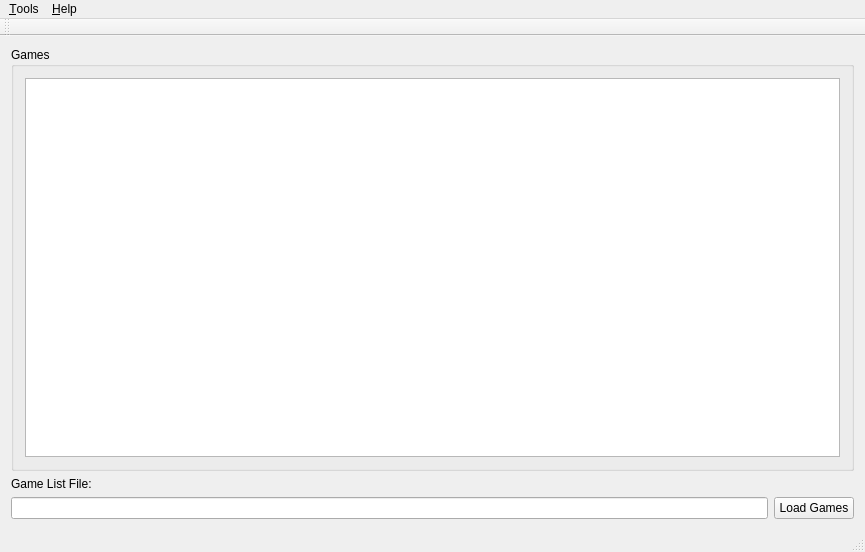
<?xml version="1.0" encoding="UTF-8"?>
<ui version="4.0">
 <class>MainWindow</class>
 <widget class="QMainWindow" name="MainWindow">
  <property name="geometry">
   <rect>
    <x>0</x>
    <y>0</y>
    <width>865</width>
    <height>552</height>
   </rect>
  </property>
  <property name="windowTitle">
   <string>MAME UI</string>
  </property>
  <property name="unifiedTitleAndToolBarOnMac">
   <bool>false</bool>
  </property>
  <widget class="QWidget" name="centralWidget">
   <layout class="QGridLayout" name="gridLayout_2">
    <item row="1" column="0">
     <widget class="QLabel" name="label">
      <property name="text">
       <string>Game List File:</string>
      </property>
     </widget>
    </item>
    <item row="2" column="0">
     <widget class="QLineEdit" name="GameListFile"/>
    </item>
    <item row="2" column="1">
     <widget class="QPushButton" name="Btn_LoadGames">
      <property name="text">
       <string>Load Games</string>
      </property>
     </widget>
    </item>
    <item row="0" column="0" colspan="2">
     <widget class="QGroupBox" name="groupBox">
      <property name="title">
       <string>Games</string>
      </property>
      <layout class="QGridLayout" name="gridLayout">
       <item row="0" column="0">
        <widget class="QListWidget" name="GameList"/>
       </item>
      </layout>
     </widget>
    </item>
   </layout>
  </widget>
  <widget class="QToolBar" name="mainToolBar">
   <attribute name="toolBarArea">
    <enum>TopToolBarArea</enum>
   </attribute>
   <attribute name="toolBarBreak">
    <bool>false</bool>
   </attribute>
  </widget>
  <widget class="QStatusBar" name="statusBar"/>
  <widget class="QMenuBar" name="menuBar">
   <property name="geometry">
    <rect>
     <x>0</x>
     <y>0</y>
     <width>865</width>
     <height>20</height>
    </rect>
   </property>
   <widget class="QMenu" name="menuTools">
    <property name="title">
     <string>&amp;Tools</string>
    </property>
    <addaction name="actionSettings"/>
   </widget>
   <widget class="QMenu" name="menuHelp">
    <property name="title">
     <string>&amp;Help</string>
    </property>
    <addaction name="actionAbout"/>
   </widget>
   <addaction name="menuTools"/>
   <addaction name="menuHelp"/>
  </widget>
  <action name="actionSettings">
   <property name="text">
    <string>&amp;Settings...</string>
   </property>
  </action>
  <action name="actionAbout">
   <property name="text">
    <string>&amp;About...</string>
   </property>
  </action>
 </widget>
 <layoutdefault spacing="6" margin="11"/>
 <resources/>
 <connections/>
</ui>
